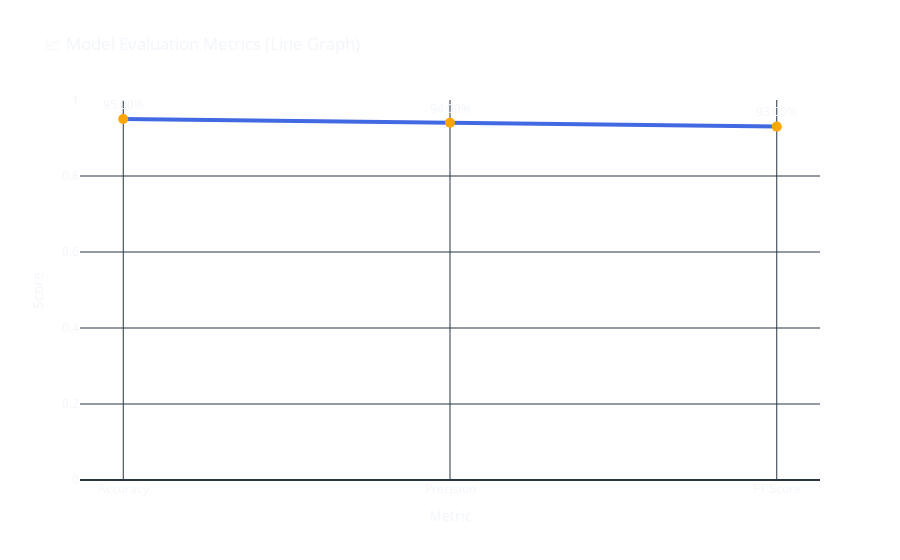

Source (notebook cell):
### Code cell
import plotly.graph_objs as go

def plot_line_metrics(accuracy, precision, f1):
    metrics = ['Accuracy', 'Precision', 'F1 Score']
    scores = [accuracy, precision, f1]

    fig = go.Figure()

    fig.add_trace(go.Scatter(
        x=metrics,
        y=scores,
        mode='lines+markers+text',
        text=[f"{s*100:.2f}%" for s in scores],
        textposition="top center",
        line=dict(color='royalblue', width=4),
        marker=dict(size=10, color='orange'),
        name="Evaluation Metrics"
    ))

    fig.update_layout(
        title="📈 Model Evaluation Metrics (Line Graph)",
        xaxis_title="Metric",
        yaxis_title="Score",
        yaxis=dict(range=[0, 1]),
        template="plotly_dark",
        plot_bgcolor='rgba(0,0,0,0)',
        paper_bgcolor='rgba(0,0,0,0)'
    )

    fig.show()

# Use it with your scores
accuracy = 0.95
precision = 0.94
f1 = 0.93
plot_line_metrics(accuracy, precision, f1)

### Figure 1 — Plotly figure (JSON) as saved in the notebook; plotly's stock layout.template omitted (floating-point values rounded to 4 significant figures)
{"data": [{"line": {"color": "royalblue", "width": 4}, "marker": {"color": "orange", "size": 10}, "mode": "lines+markers+text", "name": "Evaluation Metrics", "text": ["95.00%", "94.00%", "93.00%"], "textposition": "top center", "type": "scatter", "x": ["Accuracy", "Precision", "F1 Score"], "y": [0.95, 0.94, 0.93]}], "layout": {"paper_bgcolor": "rgba(0,0,0,0)", "plot_bgcolor": "rgba(0,0,0,0)", "title": {"text": "📈 Model Evaluation Metrics (Line Graph)"}, "xaxis": {"title": {"text": "Metric"}}, "yaxis": {"range": [0, 1], "title": {"text": "Score"}}}}
